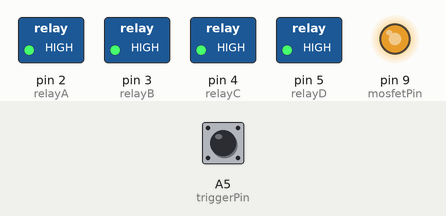
This sketch was run on a simulated Arduino Uno, built with avr-gcc and run on an emulated ATmega328P. Parts: switched loads named in the sketch (green lamp = pin HIGH), output pins drawn as LEDs (lit = HIGH). The test bench sets the inputs (shaded band); at power-on: A5 (triggerPin) HIGH. Random numbers use the default seed unless the sketch sets one; what the sketch prints to the serial monitor is not drawn.

Above: at 1.2 s.
1.3 s: A5 (triggerPin) pulled LOW for 0.15 s
At 1.4 s:
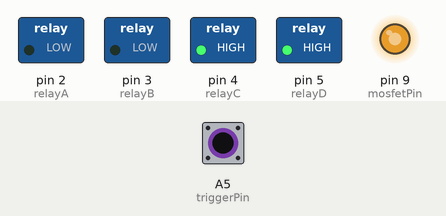
At 6.3 s:
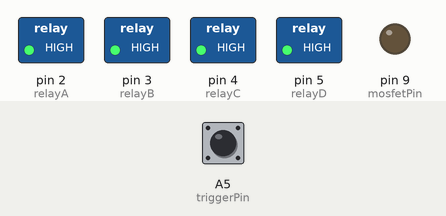
Timing chart, 0 to 10.1 s (numbered marks = the images above; inputs shaded):
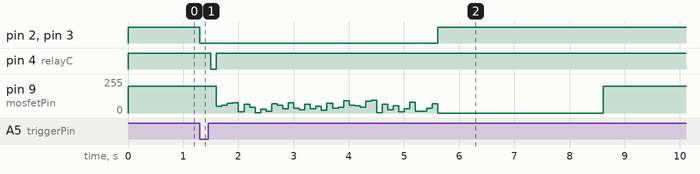

The sketch:

TazerBoxEmbedded.ino
```cpp
byte relayA = 2;
byte relayB = 3;
byte relayC = 4;
byte relayD = 5;
byte mosfetPin = 9;
byte triggerPin = A5;
byte triggerPower = A3;


void setup()
{
  Serial.begin(9600);
  pinMode(relayA,OUTPUT);
  pinMode(relayB,OUTPUT);
  pinMode(relayC,OUTPUT);
  pinMode(relayD,OUTPUT);
  pinMode(mosfetPin,OUTPUT);
  pinMode(triggerPower,OUTPUT);
  digitalWrite(triggerPower,LOW);
  pinMode(triggerPin,INPUT_PULLUP);
  setRelay(relayA,LOW);
  setRelay(relayB,LOW);
  setRelay(relayC,LOW);
  setRelay(relayD,LOW);
  digitalWrite(mosfetPin,LOW);
  Serial.println("Ready");
  analogWrite(mosfetPin,200);
}

unsigned long mainTimer = 0;
byte canITazer = 1;
void loop()
{
  int triggerState = !digReadAvg(triggerPin,100);
  if(triggerState == 1 && canITazer == 1){
     //triggered
     canITazer = 0;
     setRelay(relayA,HIGH);//tazer
     setRelay(relayB,HIGH);//box power
     delay(200); // give box time to power on
     setRelay(relayC,HIGH);//box effect press
     delay(100);
     setRelay(relayC,LOW);//box effect depress

     for(int i = 0; i < 40; i+=1){
      analogWrite(mosfetPin,round(random(100)));
      delay(100);
     }

     ///////all off
     setRelay(relayA,LOW);//tazer
     setRelay(relayB,LOW);//box power

      analogWrite(mosfetPin,0);
      delay(3000);
      analogWrite(mosfetPin,200);
  }


  if(millis()-mainTimer > 12000){
    canITazer = 1;
    mainTimer = millis();
  }

}


bool digReadAvg(int pin,int numOfReads){
  int numOfHigh = 0;
  int numOfLow = 0;
  for(int i = 0; i < numOfReads; i+=1){
    int stateRead = digitalRead(pin);
    if (stateRead == 0){numOfLow+=1;}
    if (stateRead == 1){numOfHigh+=1;}
  }
  if(numOfHigh > numOfLow){return HIGH;}
  if(numOfLow > numOfHigh){return LOW;}
}


void setRelay(byte relayPin, byte state){
  digitalWrite(relayPin,!state);
}
```

Measured:
- after the input at 1.3 s, pin 2 (relayA), pin 3 (relayB): HIGH → LOW at once, → HIGH 4.3 s later; pin 4 (relayC): HIGH → LOW after 0.20 s, → HIGH 0.10 s later; pin 9 (mosfetPin): 200/255 → 49/255 after 0.30 s, → 58/255 0.10 s later, → 72/255 0.10 s later, → 78/255 0.10 s later, … (42 changes in this stretch)
